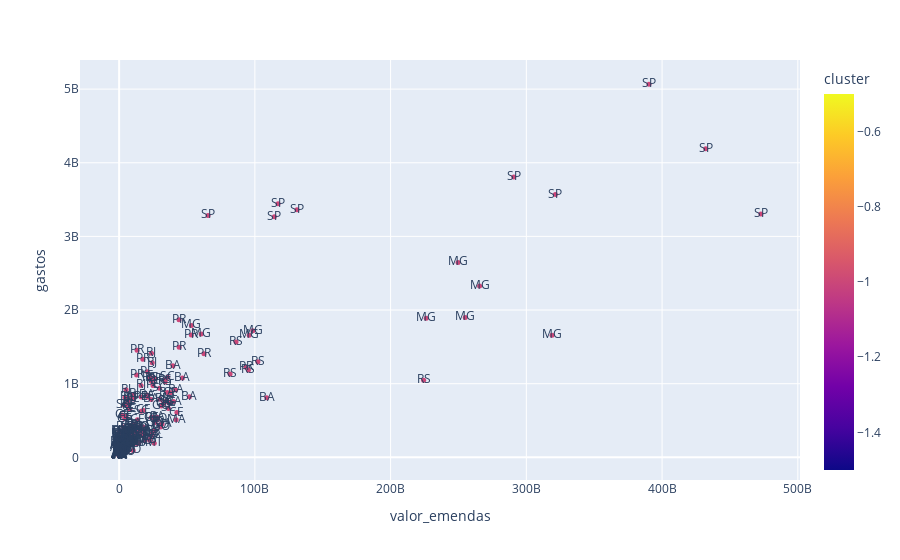

Write notebook code for a chart like this one.
### Code cell
import pandas as pd
from sklearn.preprocessing import MinMaxScaler
from sklearn.cluster import DBSCAN
import plotly.express as px

# Assuming you have cluster_df with 'gastos', 'valor_emendas', and 'UF' columns
cluster_df = variaveis_uf_ano[['gastos', 'valor_emendas', 'uf']].copy()

# Perform DBSCAN clustering
dbscan = DBSCAN(eps=0.1, min_samples=5)  # You can adjust eps and min_samples
cluster_df['cluster'] = dbscan.fit_predict(cluster_df[['valor_emendas', 'gastos']])

# Identify outliers by cluster label (-1)
outliers_df = cluster_df[cluster_df['cluster'] == -1]

fig = px.scatter(cluster_df, x='valor_emendas', y='gastos', color='cluster', text='uf')

# Customize the color scale, if needed
fig.update_traces(marker=dict(size=5))

# Add legend labels
fig.update_layout(legend_title='Legend', showlegend=True)
fig.update_layout(legend=dict(title=dict(text='Cluster')))
fig.update_layout(legend_traceorder='reversed')

# Show the plot
fig.show()

### Figure 1 — Plotly figure (JSON) as saved in the notebook; plotly's stock layout.template omitted (floating-point values rounded to 4 significant figures; data arrays with more than 128 entries replaced by an {"elided": "..."} marker saying what was removed)
{"data": [{"hovertemplate": "valor_emendas=%{x}<br>gastos=%{y}<br>uf=%{text}<br>cluster=%{marker.color}<extra></extra>", "legendgroup": "", "marker": {"color": {"elided": "243 int values"}, "coloraxis": "coloraxis", "size": 5, "symbol": "circle"}, "mode": "markers+text", "name": "", "orientation": "v", "showlegend": false, "text": {"elided": "243 str values"}, "type": "scatter", "x": {"elided": "243 float values"}, "xaxis": "x", "y": {"elided": "243 float values"}, "yaxis": "y"}], "layout": {"coloraxis": {"colorbar": {"title": {"text": "cluster"}}, "colorscale": [[0, "#0d0887"], [0.1111, "#46039f"], [0.2222, "#7201a8"], [0.3333, "#9c179e"], [0.4444, "#bd3786"], [0.5556, "#d8576b"], [0.6667, "#ed7953"], [0.7778, "#fb9f3a"], [0.8889, "#fdca26"], [1, "#f0f921"]]}, "legend": {"title": {"text": "Cluster"}, "tracegroupgap": 0, "traceorder": "reversed"}, "margin": {"t": 60}, "showlegend": true, "xaxis": {"anchor": "y", "domain": [0, 1], "title": {"text": "valor_emendas"}}, "yaxis": {"anchor": "x", "domain": [0, 1], "title": {"text": "gastos"}}}}
